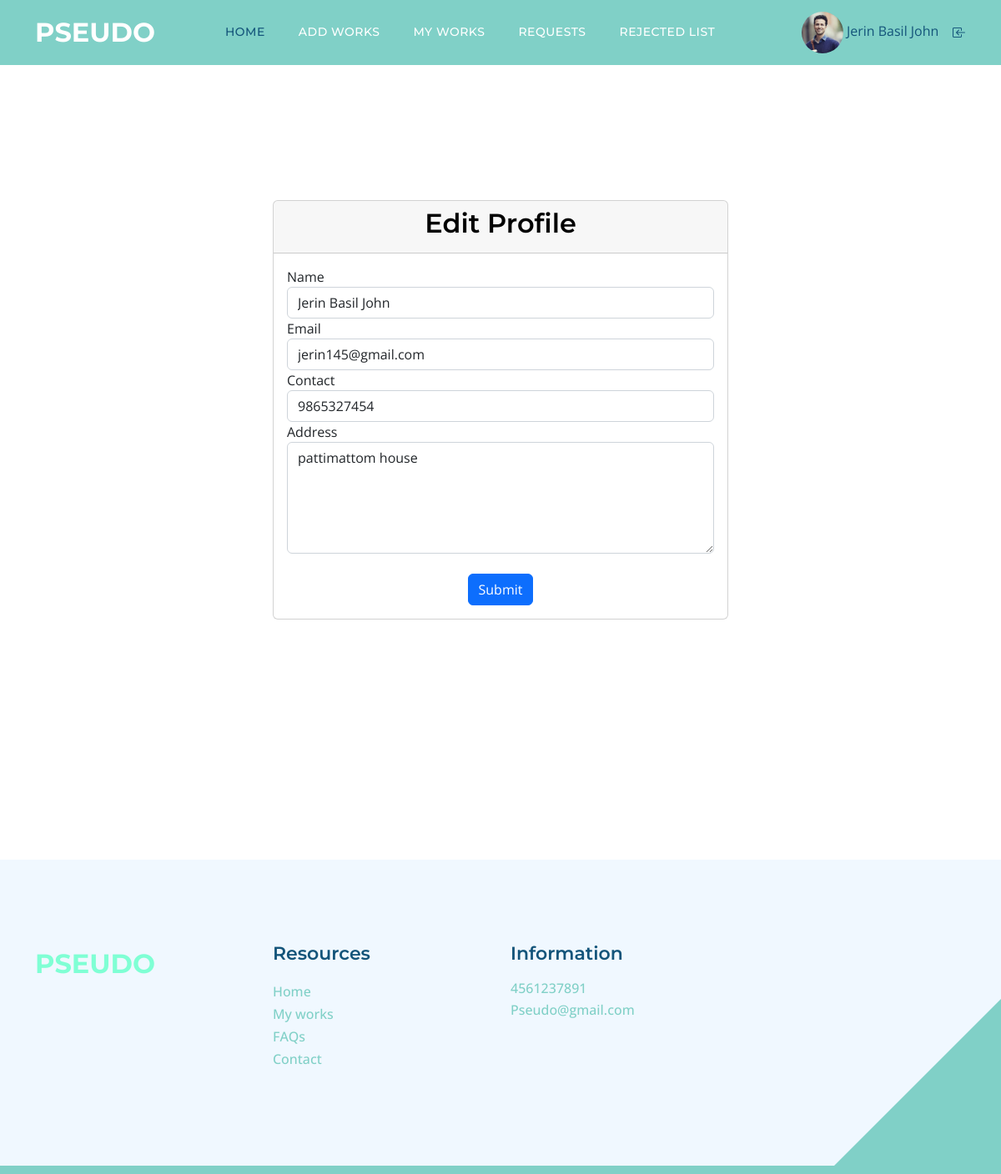
The app's page /client/Edit_profile.php (signed in) with its own data.
### tables this page shows
CREATE TABLE `tbl_client` (
  `client_id` int(11) NOT NULL,
  `client_name` varchar(50) NOT NULL,
  `client_email` varchar(50) NOT NULL,
  `place_id` int(11) NOT NULL,
  `client_address` varchar(100) NOT NULL,
  `client_photo` varchar(50) NOT NULL,
  `client_proof` varchar(50) NOT NULL,
  `client_password` varchar(50) NOT NULL,
  `client_dob` varchar(50) NOT NULL,
  `client_contact` varchar(50) NOT NULL,
  `client_status` int(11) NOT NULL,
  `client_gender` varchar(50) NOT NULL
);

### client/Edit_profile.php (the view, shortened to what this page needs)
<?php
include('Header.php');
?>
<!DOCTYPE html PUBLIC "-//W3C//DTD XHTML 1.0 Transitional//EN" "http://www.w3.org/TR/xhtml1/DTD/xhtml1-transitional.dtd">
<html xmlns="http://www.w3.org/1999/xhtml">
<head>
</head>
<body>
<div class="container mt-5">
    <div class="row justify-content-center">
        <div class="col-md-6">
            <div class="card">
                <div class="card-header text-center">
                    <h3>Edit Profile</h3>
                </div>
                <div class="card-body">
                    <?php
                    $selqry = "SELECT * FROM tbl_client WHERE client_id=" . $_SESSION['cid'];
                    $client = $con->query($selqry);
                    $data = $client->fetch_assoc();
                    ?>
                    <form id="form1" name="form1" method="post" action="">
                        <div class="form-group">
                            <label for="txt_name">Name</label>
                            <input type="text" name="txt_name" value="<?php echo $data['client_name']; ?>" id="txt_name" class="form-control" />
                        </div>
                        <div class="form-group">
                            <label for="txt_email">Email</label>
                            <input type="email" name="txt_email" value="<?php echo $data['client_email']; ?>" id="txt_email" class="form-control" />
                        </div>
                        <div class="form-group">
                            <label for="txt_contact">Contact</label>
                            <input type="text" name="txt_contact" value="<?php echo $data['client_contact']; ?>" id="txt_contact" class="form-control" />
                        </div>
                        <div class="form-group">
                            <label for="txt_address">Address</label>
                            <textarea name="txt_address" id="txt_address" cols="45" rows="5" class="form-control"><?php echo $data['client_address']; ?></textarea>
                        </div>
                        <br>
                        <div class="text-center">
                            <button type="submit" name="btn_submit" id="btn_submit" class="btn btn-primary">Submit</button>
                        </div>
                    </form>
                </div>
            </div>
        </div>
    </div>
</div>
</body>
<?php
include('Footer.php');
?>
</html>

### Asset/Templates/Main/css/templatemo-topic-listing.css (style rules this page uses)
:root { --white-color: #ffffff; --primary-color: #13547a; --secondary-color: #80d0c7; --section-bg-color: #f0f8ff; --custom-btn-bg-color: #80d0c7; --custom-btn-bg-hover-color: #13547a; --dark-color: #000000; --p-color: #717275; --border-color: #7fffd4; --link-hover-color: #13547a; --body-font-family: 'Open Sans', sans-serif; --title-font-family: 'Montserrat', sans-serif; --h1-font-size: 58px; --h2-font-size: 46px; --h3-font-size: 32px; --h4-font-size: 28px; --h5-font-size: 24px; --h6-font-size: 22px; --p-font-size: 20px; --menu-font-size: 14px; --btn-font-size: 18px; --copyright-font-size: 16px; --border-radius-large: 100px; --border-radius-medium: 20px; --border-radius-small: 10px; --font-weight-normal: 400; --font-weight-medium: 500; --font-weight-semibold: 600; --font-weight-bold: 700; }
body { background-color: var(--white-color); font-family: var(--body-font-family); }
h2, h3, h4, h5, h6 { color: var(--dark-color); }
h1, h2, h3, h4, h5, h6 { font-family: var(--title-font-family); font-weight: var(--font-weight-semibold); }
h3 { font-size: var(--h3-font-size); }
a, button { touch-action: manipulation; transition: all 0.3s; }

### records on screen
tbl_client: txt_name "Jerin Basil John", txt_email "jerin145@gmail.com", txt_contact "9865327454", txt_address "pattimattom house"

### other values on screen
$_SESSION['cName'] "Jerin Basil John"
